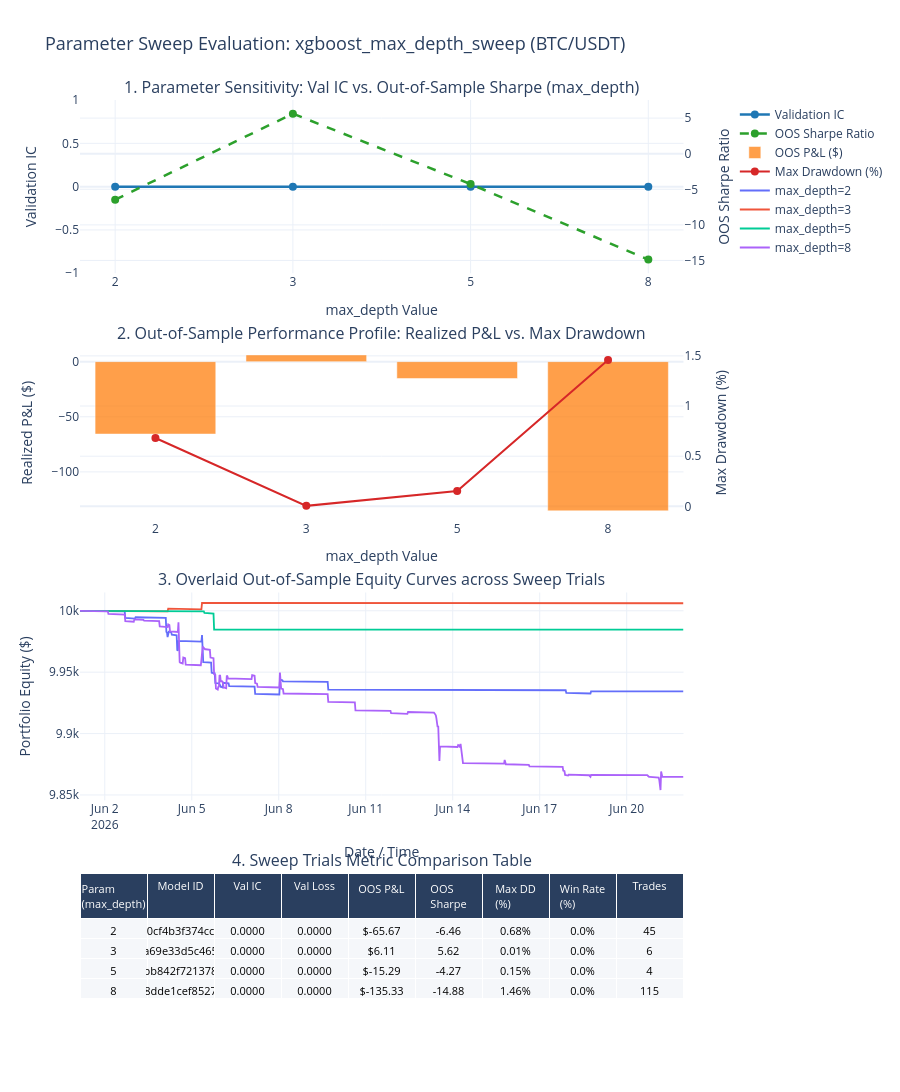

Source (notebook cell):
### Markdown cell above
### 3. Interactive Sensitivity & Performance Visualization

Render the multi-view interactive Plotly chart combining parameter sensitivity curves, drawdown profiles, overlaid equity curves, and metric summary table.

### Code cell
visualizer = SweepVisualizer()
fig = visualizer.render_charts(sweep_result)
fig.show()

### Figure 1 — Plotly figure (JSON) as saved in the notebook; plotly's stock layout.template omitted (floating-point values rounded to 4 significant figures; data arrays with more than 128 entries replaced by an {"elided": "..."} marker saying what was removed)
{"data": [{"line": {"color": "#1f77b4", "width": 2.5}, "marker": {"size": 8}, "mode": "lines+markers", "name": "Validation IC", "type": "scatter", "x": ["2", "3", "5", "8"], "xaxis": "x", "y": [0, 0, 0, 0], "yaxis": "y"}, {"line": {"color": "#2ca02c", "dash": "dash", "width": 2.5}, "marker": {"size": 8}, "mode": "lines+markers", "name": "OOS Sharpe Ratio", "type": "scatter", "x": ["2", "3", "5", "8"], "xaxis": "x", "y": [-6.458, 5.624, -4.272, -14.88], "yaxis": "y2"}, {"marker": {"color": "#ff7f0e"}, "name": "OOS P&L ($)", "opacity": 0.75, "type": "bar", "x": ["2", "3", "5", "8"], "xaxis": "x2", "y": [-65.67, 6.114, -15.29, -135.3], "yaxis": "y3"}, {"line": {"color": "#d62728", "width": 2}, "marker": {"size": 8}, "mode": "lines+markers", "name": "Max Drawdown (%)", "type": "scatter", "x": ["2", "3", "5", "8"], "xaxis": "x2", "y": [0.6817, 0.005055, 0.1529, 1.46], "yaxis": "y4"}, {"line": {"color": "#636EFA", "width": 1.8}, "mode": "lines", "name": "max_depth=2", "type": "scatter", "x": {"elided": "1000 str values"}, "xaxis": "x3", "y": {"elided": "1000 float values"}, "yaxis": "y5"}, {"line": {"color": "#EF553B", "width": 1.8}, "mode": "lines", "name": "max_depth=3", "type": "scatter", "x": {"elided": "1000 str values"}, "xaxis": "x3", "y": {"elided": "1000 float values"}, "yaxis": "y5"}, {"line": {"color": "#00CC96", "width": 1.8}, "mode": "lines", "name": "max_depth=5", "type": "scatter", "x": {"elided": "1000 str values"}, "xaxis": "x3", "y": {"elided": "1000 float values"}, "yaxis": "y5"}, {"line": {"color": "#AB63FA", "width": 1.8}, "mode": "lines", "name": "max_depth=8", "type": "scatter", "x": {"elided": "1000 str values"}, "xaxis": "x3", "y": {"elided": "1000 float values"}, "yaxis": "y5"}, {"cells": {"align": "center", "fill": {"color": "#f5f7fa"}, "font": {"color": "black", "size": 11}, "values": [["2", "3", "5", "8"], ["0cf4b3f374cc", "a69e33d5c465", "bb842f721378", "8dde1cef8527"], ["0.0000", "0.0000", "0.0000", "0.0000"], ["0.0000", "0.0000", "0.0000", "0.0000"], ["$-65.67", "$6.11", "$-15.29", "$-135.33"], ["-6.46", "5.62", "-4.27", "-14.88"], ["0.68%", "0.01%", "0.15%", "1.46%"], ["0.0%", "0.0%", "0.0%", "0.0%"], [45, 6, 4, 115]]}, "domain": {"x": [0, 0.94], "y": [0, 0.152]}, "header": {"align": "center", "fill": {"color": "#2a3f5f"}, "font": {"color": "white", "size": 11}, "values": ["Param (max_depth)", "Model ID", "Val IC", "Val Loss", "OOS P&L", "OOS Sharpe", "Max DD (%)", "Win Rate (%)", "Trades"]}, "type": "table"}], "layout": {"annotations": [{"font": {"size": 16}, "showarrow": false, "text": "1. Parameter Sensitivity: Val IC vs. Out-of-Sample Sharpe (max_depth)", "x": 0.47, "xanchor": "center", "xref": "paper", "y": 1, "yanchor": "bottom", "yref": "paper"}, {"font": {"size": 16}, "showarrow": false, "text": "2. Out-of-Sample Performance Profile: Realized P&L vs. Max Drawdown", "x": 0.47, "xanchor": "center", "xref": "paper", "y": 0.73, "yanchor": "bottom", "yref": "paper"}, {"font": {"size": 16}, "showarrow": false, "text": "3. Overlaid Out-of-Sample Equity Curves across Sweep Trials", "x": 0.47, "xanchor": "center", "xref": "paper", "y": 0.46, "yanchor": "bottom", "yref": "paper"}, {"font": {"size": 16}, "showarrow": false, "text": "4. Sweep Trials Metric Comparison Table", "x": 0.47, "xanchor": "center", "xref": "paper", "y": 0.152, "yanchor": "bottom", "yref": "paper"}], "height": 1200, "showlegend": true, "title": {"font": {"size": 18}, "text": "Parameter Sweep Evaluation: xgboost_max_depth_sweep (BTC/USDT)"}, "xaxis": {"anchor": "y", "domain": [0, 0.94], "title": {"text": "max_depth Value"}}, "xaxis2": {"anchor": "y3", "domain": [0, 0.94], "title": {"text": "max_depth Value"}}, "xaxis3": {"anchor": "y5", "domain": [0, 0.94], "title": {"text": "Date / Time"}}, "yaxis": {"anchor": "x", "domain": [0.81, 1], "title": {"text": "Validation IC"}}, "yaxis2": {"anchor": "x", "overlaying": "y", "side": "right", "title": {"text": "OOS Sharpe Ratio"}}, "yaxis3": {"anchor": "x2", "domain": [0.54, 0.73], "title": {"text": "Realized P&L ($)"}}, "yaxis4": {"anchor": "x2", "overlaying": "y3", "side": "right", "title": {"text": "Max Drawdown (%)"}}, "yaxis5": {"anchor": "x3", "domain": [0.232, 0.46], "title": {"text": "Portfolio Equity ($)"}}}}
